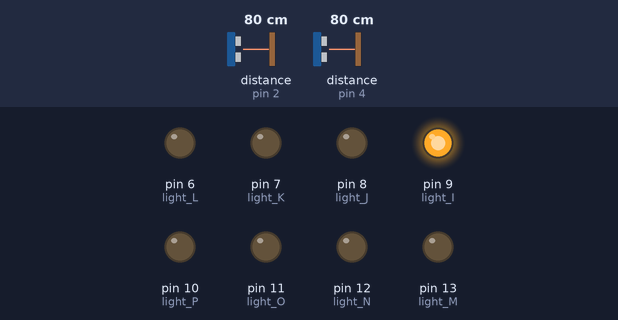
This sketch was run on a simulated Arduino Uno, built with avr-gcc and run on an emulated ATmega328P. Parts: output pins drawn as LEDs (lit = HIGH). Wiring (inferred from the names in the program): 2 × ultrasonic range finder: trigger pin 3, echo pin 2 / trigger pin 5, echo pin 4. The inputs (shaded band) are chosen by the test bench; at power-on: distance to the obstacle (sensors on pin 4, pin 2) 80 cm. The echo pulse lasts 58.3 µs per cm; pins used as bus, display or sensor lines are not drawn; what the sketch prints to the serial monitor is not drawn.

Above: at 6.89 s.
6.9 s: distance to the obstacle (sensor on pin 4) set to 123 cm
At 8.4 s:
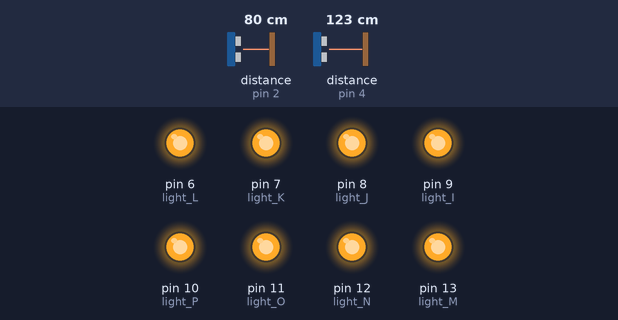
13.6 s: distance to the obstacle (sensor on pin 2) set to 73 cm
At 18.0 s:
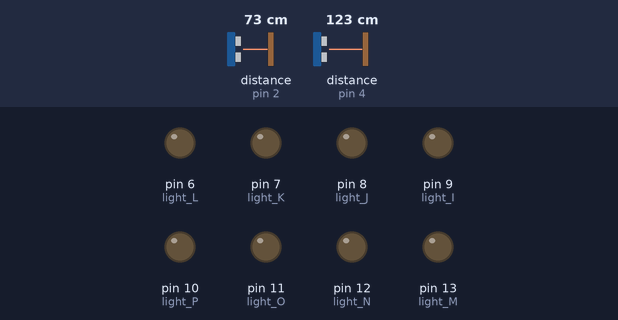
23.7 s: distance to the obstacle (sensor on pin 2) set to 78 cm
At 26.16 s:
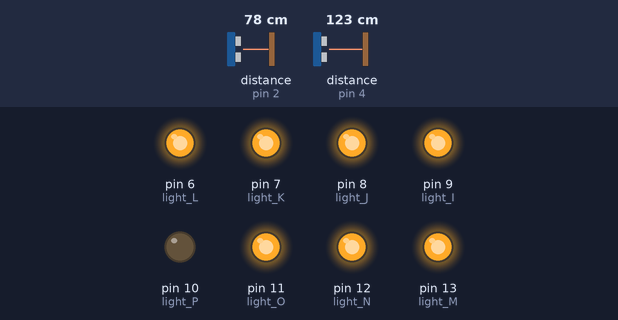
30.4 s: distance to the obstacle (sensor on pin 2) set to 2 cm
At 30.58 s:
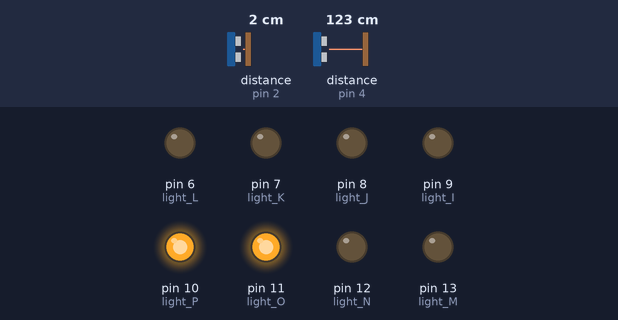
37.1 s: distance to the obstacle (sensor on pin 4) set to 2 cm
Timing chart, 0 to 44.8 s (numbered marks = the images above; inputs shaded):
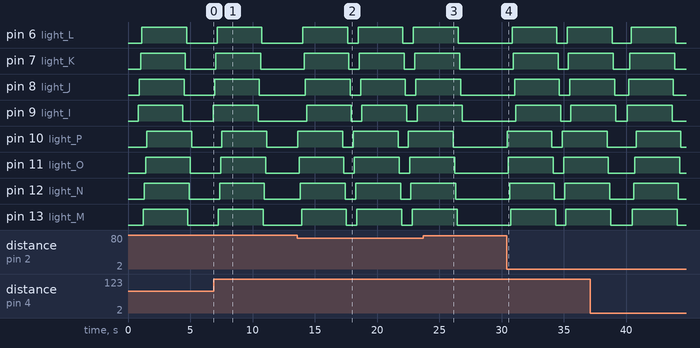

The sketch:

Master_Final.ino
```cpp
// Arduino Serial Example #1 Remote Control Blink - Master
const int light_I = 9;
const int light_J = 8;
const int light_K = 7;
const int light_L = 6;
const int light_M = 13;
const int light_N = 12;
const int light_O = 11;
const int light_P = 10;
const int sensor_b_trig = 5;
const int sensor_b_echo = 4;
const int sensor_t_trig = 3;
const int sensor_t_echo = 2;
const int lightup_time = 800;

void setup()
{
    Serial.begin(9600);
    pinMode(light_I, OUTPUT);
    pinMode(light_J, OUTPUT);
    pinMode(light_K, OUTPUT);
    pinMode(light_L, OUTPUT);
    pinMode(light_M, OUTPUT);
    pinMode(light_N, OUTPUT);
    pinMode(light_O, OUTPUT);
    pinMode(light_P, OUTPUT);
    pinMode(sensor_b_trig, OUTPUT);
    pinMode(sensor_t_trig, OUTPUT);
    pinMode(sensor_b_echo, INPUT);
    pinMode(sensor_t_echo, INPUT);
    Serial.write(5);
}


void loop()
{
  long duration_bot, distance_bot, duration_top, distance_top;
  digitalWrite(sensor_b_trig, LOW);  // Added this line
  delayMicroseconds(2); // Added this line
  digitalWrite(sensor_b_trig, HIGH);
  delayMicroseconds(10); // Added this line
  digitalWrite(sensor_b_trig, LOW);
  duration_bot = pulseIn(sensor_b_echo, HIGH);
  distance_bot = (duration_bot/2) / 29.1;

  digitalWrite(sensor_t_trig, LOW);  // Added this line
  delayMicroseconds(2); // Added this line
  digitalWrite(sensor_t_trig, HIGH);
  delayMicroseconds(10); // Added this line
  digitalWrite(sensor_t_trig, LOW);
  duration_top = pulseIn(sensor_t_echo, HIGH);
  distance_top = (duration_top/2) / 29.1;

  if (distance_bot < 120 || distance_bot > 150){
    Serial.write('0');
    delay(lightup_time); //These numbers will change
    lights_up_f();
    delay(2000+lightup_time);
    lights_down_f();
    delay(lightup_time);
    Serial.write(5);
  }
  if (distance_top < 75 || distance_top > 100){
    lights_up_b();
    Serial.write('1');
    delay(2000+lightup_time);
    lights_down_b();
    Serial.write(5);
  }
  delay(25);
}

void lights_up_f(){
  digitalWrite(light_I, HIGH);
  delay(100);
  digitalWrite(light_J, HIGH);
  delay(100);
  digitalWrite(light_K, HIGH);
  delay(100);
  digitalWrite(light_L, HIGH);
  delay(100);
  digitalWrite(light_M, HIGH);
  delay(100);
  digitalWrite(light_N, HIGH);
  delay(100);
  digitalWrite(light_O, HIGH);
  delay(100);
  digitalWrite(light_P, HIGH);
  delay(100);
}

void lights_up_b(){
  digitalWrite(light_P, HIGH);
  delay(100);
  digitalWrite(light_O, HIGH);
  delay(100);
  digitalWrite(light_N, HIGH);
  delay(100);
  digitalWrite(light_M, HIGH);
  delay(100);
  digitalWrite(light_L, HIGH);
  delay(100);
  digitalWrite(light_K, HIGH);
  delay(100);
  digitalWrite(light_J, HIGH);
  delay(100);
  digitalWrite(light_I, HIGH);
  delay(100);
}

void lights_down_b(){
  digitalWrite(light_P, LOW);
  delay(100);
  digitalWrite(light_O, LOW);
  delay(100);
  digitalWrite(light_N, LOW);
  delay(100);
  digitalWrite(light_M, LOW);
  delay(100);
  digitalWrite(light_L, LOW);
  delay(100);
  digitalWrite(light_K, LOW);
  delay(100);
  digitalWrite(light_J, LOW);
  delay(100);
  digitalWrite(light_I, LOW);
  delay(100);
}

void lights_down_f(){
  digitalWrite(light_I, LOW);
  delay(100);
  digitalWrite(light_J, LOW);
  delay(100);
  digitalWrite(light_K, LOW);
  delay(100);
  digitalWrite(light_L, LOW);
  delay(100);
  digitalWrite(light_M, LOW);
  delay(100);
  digitalWrite(light_N, LOW);
  delay(100);
  digitalWrite(light_O, LOW);
  delay(100);
  digitalWrite(light_P, LOW);
  delay(100);
}
```

Measured:
- the behaviour switches between 76 and 75 cm on distance to the obstacle (sensor on pin 2) (found by bisection; images 1 and 2)
- after the input at 6.9 s, pin 6 (light_L): goes on until 10.7 s, then stays LOW; pin 7 (light_K): goes on until 10.6 s, then stays LOW; pin 8 (light_J): goes on until 10.5 s, then stays LOW; pin 9 (light_I): goes on until 10.4 s, then stays LOW
- after the input at 13.6 s, pin 6 (light_L): alternates HIGH for 3.6 s and LOW for 0.84 s, starting after 0.44 s; pin 7 (light_K): alternates HIGH for 3.6 s and LOW for 0.84 s, starting after 0.54 s
- after the input at 23.7 s, pin 6 (light_L): goes on until 26.5 s, then stays LOW; pin 7 (light_K): goes on until 26.6 s, then stays LOW; pin 8 (light_J): goes on until 26.7 s, then stays LOW; pin 9 (light_I): goes on until 26.8 s, then stays LOW; pin 10 (light_P): goes on until 26.1 s, then stays LOW
- after the input at 30.4 s, pin 6 (light_L): LOW → HIGH after 0.43 s, → LOW 3.6 s later, → HIGH 0.83 s later; pin 7 (light_K): LOW → HIGH after 0.53 s, → LOW 3.6 s later, → HIGH 0.83 s later
